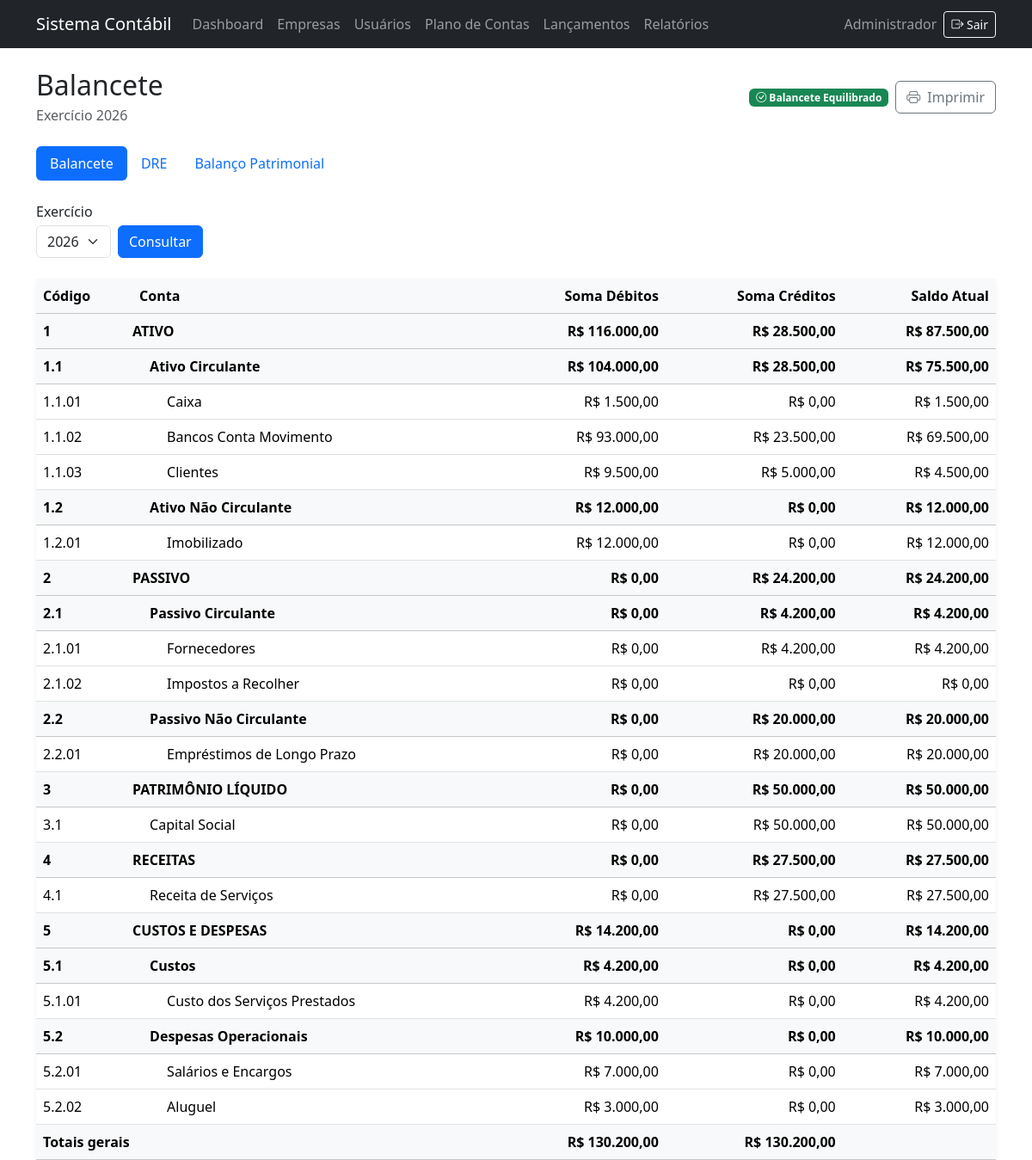
The page /relatorios/balancete.php (signed in) on the database its author committed.
### tables this page shows
CREATE TABLE IF NOT EXISTS exercicios (
    id_exercicio  INT UNSIGNED AUTO_INCREMENT PRIMARY KEY,
    id_empresa    INT UNSIGNED NOT NULL,
    ano           SMALLINT UNSIGNED NOT NULL,
    data_inicio   DATE NOT NULL,
    data_fim      DATE NOT NULL,
    status        ENUM('aberto', 'fechado') NOT NULL DEFAULT 'aberto',
    UNIQUE KEY uk_exercicios_empresa_ano (id_empresa, ano),
    CONSTRAINT fk_exercicios_empresa FOREIGN KEY (id_empresa) REFERENCES empresas (id_empresa)
);

CREATE TABLE IF NOT EXISTS contas_contabeis (
    id_conta       INT UNSIGNED AUTO_INCREMENT PRIMARY KEY,
    id_empresa     INT UNSIGNED NOT NULL,
    codigo         VARCHAR(30) NOT NULL,
    descricao      VARCHAR(160) NOT NULL,
    tipo           ENUM('sintetica', 'analitica') NOT NULL,
    natureza       ENUM('devedora', 'credora') NOT NULL,
    classificacao  ENUM('ativo', 'passivo', 'patrimonio_liquido', 'receita', 'custo', 'despesa') NOT NULL,
    conta_pai      INT UNSIGNED NULL,
    nivel          TINYINT UNSIGNED NOT NULL DEFAULT 1,
    status         ENUM('ativo', 'inativo') NOT NULL DEFAULT 'ativo',
    UNIQUE KEY uk_contas_empresa_codigo (id_empresa, codigo),
    CONSTRAINT fk_contas_empresa FOREIGN KEY (id_empresa) REFERENCES empresas (id_empresa),
    CONSTRAINT fk_contas_pai FOREIGN KEY (conta_pai) REFERENCES contas_contabeis (id_conta)
);

### relatorios/balancete.php (the view, shortened to what the rows shown need)
<?php
require_once dirname(__DIR__) . DIRECTORY_SEPARATOR . 'autoload.php';
$auth = new App\Core\Auth();
$auth->exigirLogin();
$idEmpresa = $auth->empresaId();
$exercicios = $idEmpresa === null
    ? []
    : (new App\Repository\ExercicioRepository())->listarPorEmpresa($idEmpresa);
$exerciciosPorId = [];
foreach ($exercicios as $exercicio) {
    $exerciciosPorId[(int) ($exercicio['id_exercicio'] ?? 0)] = $exercicio;
}
$idExercicio = null;
if ($exercicios !== []) {
    $idExercicio = (int) array_key_first($exerciciosPorId);
    $exercicioAberto = $idEmpresa === null
        ? null
        : (new App\Repository\ExercicioRepository())->buscarAbertoPorEmpresa($idEmpresa);
    if (
        $exercicioAberto !== null
        && isset($exerciciosPorId[(int) ($exercicioAberto['id_exercicio'] ?? 0)])
    ) {
        $idExercicio = (int) $exercicioAberto['id_exercicio'];
    }
}
$balancete = $idEmpresa !== null && $idExercicio !== null
    ? (new App\Repository\RelatorioRepository())->gerarBalancete($idEmpresa, $idExercicio)
    : ['contas' => [], 'total_debitos' => '0.00', 'total_creditos' => '0.00'];
$contas = $balancete['contas'];
$exercicioSelecionado = $idExercicio !== null
    ? ($exerciciosPorId[$idExercicio] ?? null)
    : null;
require_once dirname(__DIR__) . DIRECTORY_SEPARATOR . 'includes'
    . DIRECTORY_SEPARATOR . 'header.php';
$escapar = static fn (string $valor): string => htmlspecialchars(
    $valor,
    ENT_QUOTES | ENT_SUBSTITUTE,
    'UTF-8'
);
$formatarValor = static function (mixed $valor): string {
    return is_numeric($valor)
        ? 'R$ ' . number_format((float) $valor, 2, ',', '.')
        : 'R$ 0,00';
};
?>
<div class="d-flex flex-column flex-md-row justify-content-between align-items-md-center gap-3 mb-4">
    <div>
        <h1 class="h2 mb-1">Balancete</h1>
        <p class="text-body-secondary mb-0">
            Exercício <?= $escapar((string) ($exercicioSelecionado['ano'] ?? '—')) ?>
        </p>
    </div>
</div>
<?php if ($idEmpresa === null): ?>
    <div class="alert alert-info" role="status">
        Nenhuma empresa ativa está selecionada. Selecione uma empresa para consultar o balancete.
    </div>
<?php else: ?>
    <?php if ($exercicios === []): ?>
        <div class="alert alert-info" role="status">
            Não há exercícios cadastrados para esta empresa.
        </div>
    <?php else: ?>
        <div class="card border-0 shadow-sm">
            <div class="card-body p-0">
                <div class="table-responsive">
                    <table class="table table-hover align-middle mb-0">
                        <thead class="table-light">
                            <tr>
                                <th scope="col">Código</th>
                                <th scope="col">Conta</th>
                                <th scope="col" class="text-end">Soma Débitos</th>
                                <th scope="col" class="text-end">Soma Créditos</th>
                                <th scope="col" class="text-end">Saldo Atual</th>
                            </tr>
                        </thead>
                        <tbody>
                            <?php if ($contas === []): ?>
                                <tr>
                                    <td colspan="5" class="text-center text-body-secondary py-4">
                                        Nenhuma conta contábil cadastrada para esta empresa.
                                    </td>
                                </tr>
                            <?php else: ?>
                                <?php foreach ($contas as $conta): ?>
                                    <?php
                                    $nivel = max(1, (int) ($conta['nivel'] ?? 1));
                                    $espacamento = ($nivel - 1) * 1.25;
                                    $sintetica = ($conta['tipo'] ?? null) === 'sintetica';
                                    ?>
                                    <tr class="<?= $sintetica ? 'fw-bold table-light' : '' ?>">
                                        <td><?= $escapar((string) ($conta['codigo'] ?? '')) ?></td>
                                        <td style="padding-left: <?= $espacamento ?>rem;">
                                            <?= $escapar((string) ($conta['descricao'] ?? '')) ?>
                                        </td>
                                        <td class="text-end text-nowrap">
                                            <?= $escapar($formatarValor($conta['total_debitado'] ?? null)) ?>
                                        </td>
                                        <td class="text-end text-nowrap">
                                            <?= $escapar($formatarValor($conta['total_creditado'] ?? null)) ?>
                                        </td>
                                        <td class="text-end text-nowrap">
                                            <?= $escapar($formatarValor($conta['saldo'] ?? null)) ?>
                                        </td>
                                    </tr>
                                <?php endforeach; ?>
                            <?php endif; ?>
                        </tbody>
                    </table>
                </div>
            </div>
        </div>
    <?php endif; ?>
<?php endif; ?>
<?php
require_once dirname(__DIR__) . DIRECTORY_SEPARATOR . 'includes'
    . DIRECTORY_SEPARATOR . 'footer.php';

### rows shown on the page
exercicios: ano "2026"
contas_contabeis: codigo "1", descricao "ATIVO", total_debitado "R$ 116.000,00", total_creditado "R$ 28.500,00", saldo "R$ 87.500,00"
contas_contabeis: codigo "1.1", descricao "Ativo Circulante", total_debitado "R$ 104.000,00", total_creditado "R$ 28.500,00", saldo "R$ 75.500,00"
contas_contabeis: codigo "1.1.01", descricao "Caixa", total_debitado "R$ 1.500,00", total_creditado "R$ 0,00", saldo "R$ 1.500,00"
contas_contabeis: codigo "1.1.02", descricao "Bancos Conta Movimento", total_debitado "R$ 93.000,00", total_creditado "R$ 23.500,00", saldo "R$ 69.500,00"
contas_contabeis: codigo "1.1.03", descricao "Clientes", total_debitado "R$ 9.500,00", total_creditado "R$ 5.000,00", saldo "R$ 4.500,00"
contas_contabeis: codigo "1.2", descricao "Ativo Não Circulante", total_debitado "R$ 12.000,00", total_creditado "R$ 0,00", saldo "R$ 12.000,00"
contas_contabeis: codigo "1.2.01", descricao "Imobilizado", total_debitado "R$ 12.000,00", total_creditado "R$ 0,00", saldo "R$ 12.000,00"
contas_contabeis: codigo "2", descricao "PASSIVO", total_debitado "R$ 0,00", total_creditado "R$ 24.200,00", saldo "R$ 24.200,00"
contas_contabeis: codigo "2.1", descricao "Passivo Circulante", total_debitado "R$ 0,00", total_creditado "R$ 4.200,00", saldo "R$ 4.200,00"
contas_contabeis: codigo "2.1.01", descricao "Fornecedores", total_debitado "R$ 0,00", total_creditado "R$ 4.200,00", saldo "R$ 4.200,00"
contas_contabeis: codigo "2.1.02", descricao "Impostos a Recolher", total_debitado "R$ 0,00", total_creditado "R$ 0,00", saldo "R$ 0,00"
contas_contabeis: codigo "2.2", descricao "Passivo Não Circulante", total_debitado "R$ 0,00", total_creditado "R$ 20.000,00", saldo "R$ 20.000,00"
contas_contabeis: codigo "2.2.01", descricao "Empréstimos de Longo Prazo", total_debitado "R$ 0,00", total_creditado "R$ 20.000,00", saldo "R$ 20.000,00"
contas_contabeis: codigo "3", descricao "PATRIMÔNIO LÍQUIDO", total_debitado "R$ 0,00", total_creditado "R$ 50.000,00", saldo "R$ 50.000,00"
contas_contabeis: codigo "3.1", descricao "Capital Social", total_debitado "R$ 0,00", total_creditado "R$ 50.000,00", saldo "R$ 50.000,00"
contas_contabeis: codigo "4", descricao "RECEITAS", total_debitado "R$ 0,00", total_creditado "R$ 27.500,00", saldo "R$ 27.500,00"
contas_contabeis: codigo "4.1", descricao "Receita de Serviços", total_debitado "R$ 0,00", total_creditado "R$ 27.500,00", saldo "R$ 27.500,00"
contas_contabeis: codigo "5", descricao "CUSTOS E DESPESAS", total_debitado "R$ 14.200,00", total_creditado "R$ 0,00", saldo "R$ 14.200,00"
contas_contabeis: codigo "5.1", descricao "Custos", total_debitado "R$ 4.200,00", total_creditado "R$ 0,00", saldo "R$ 4.200,00"
contas_contabeis: codigo "5.1.01", descricao "Custo dos Serviços Prestados", total_debitado "R$ 4.200,00", total_creditado "R$ 0,00", saldo "R$ 4.200,00"
contas_contabeis: codigo "5.2", descricao "Despesas Operacionais", total_debitado "R$ 10.000,00", total_creditado "R$ 0,00", saldo "R$ 10.000,00"
contas_contabeis: codigo "5.2.01", descricao "Salários e Encargos", total_debitado "R$ 7.000,00", total_creditado "R$ 0,00", saldo "R$ 7.000,00"
contas_contabeis: codigo "5.2.02", descricao "Aluguel", total_debitado "R$ 3.000,00", total_creditado "R$ 0,00", saldo "R$ 3.000,00"

### other values the page prints
$escapar(APP_NAME) "Sistema Contábil"
$escapar($usuarioAtual['nome']) "Administrador"
$escapar($formatarValor($balancete['total_debitos'])) "R$ 130.200,00"
$escapar($formatarValor($balancete['total_creditos'])) "R$ 130.200,00"
form field exercicio "2026"
